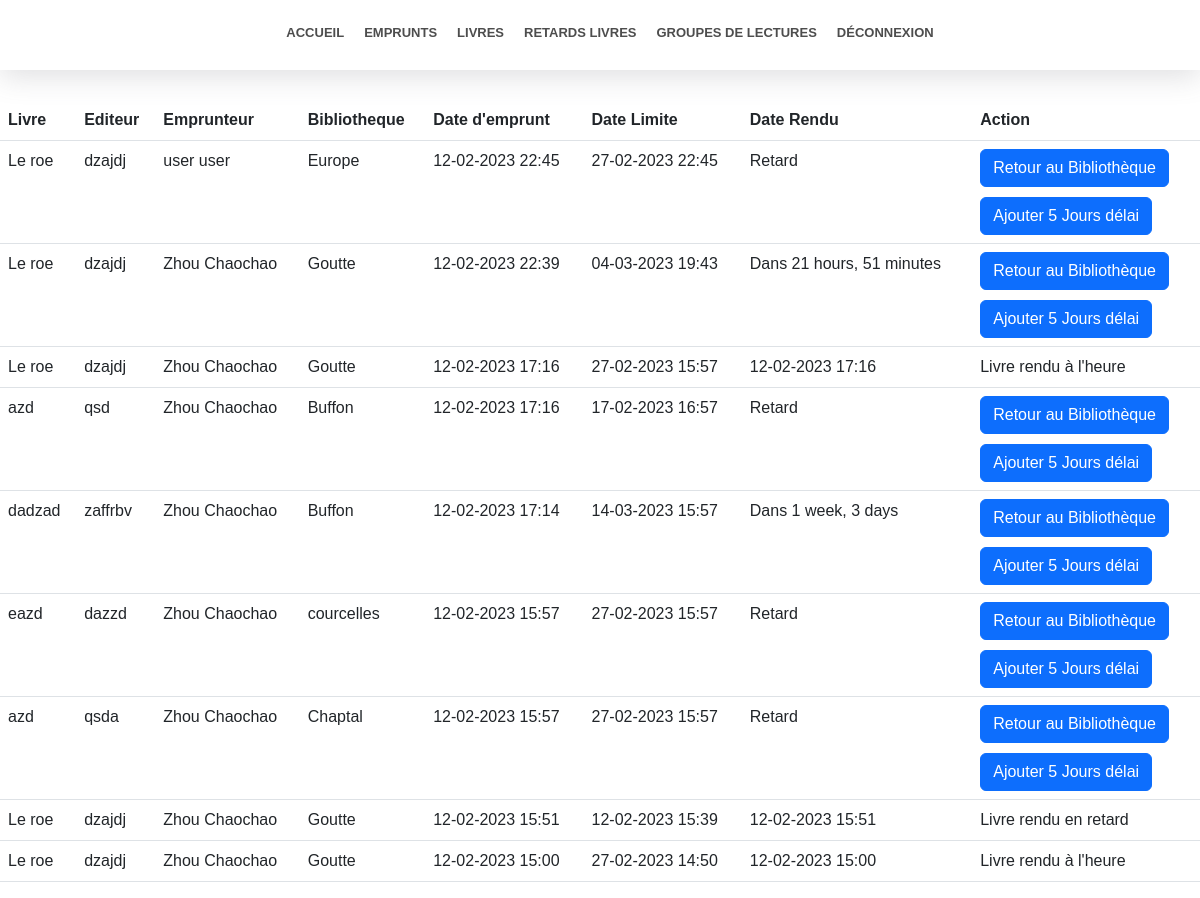
Page /libraire/emprunts (signed in) on the committed database.
### accounts/models.py (models this page shows, shortened)
class Pret(models.Model):
    date = models.DateTimeField(auto_now=True)
    user = models.ForeignKey(CustomUser, on_delete=models.CASCADE)
    livre = models.ForeignKey(Livre, on_delete=models.CASCADE)
    dateend = models.DateTimeField()
    daterendu = models.DateTimeField(default=None, blank=True, null=True)

class Livre(models.Model):
    titre = models.CharField(max_length=60)
    auteur = models.CharField(max_length=60)
    jaquette = models.CharField(max_length=60)
    editeur = models.CharField(max_length=60)
    collection = models.CharField(max_length=60)
    genre = models.CharField(max_length=60)
    dispo = models.BooleanField(default=True)
    biblio = models.ForeignKey(Biliotheque, on_delete=models.CASCADE)

class CustomUser(AbstractUser):
    is_libraire = models.BooleanField(default=False)
    adresse = models.CharField(max_length=200, blank=False)
    cp = models.CharField(max_length=6, blank=False)

class Biliotheque(models.Model):
    name = models.CharField(max_length=60)
    adresse = models.CharField(max_length=60)
    ville = models.CharField(max_length=50)
    cp = models.CharField(max_length=60)

### livre/views.py (the view)
# urls.py: path('libraire/emprunts', livre_views.libraireEmprunt, name="libraire_emprunts"),
@user_passes_test(lambda u: u.is_staff, login_url='/login/')
def libraireEmprunt(request):
    context = {}
    now = datetime.now()
    context["todaynow"] = now.replace(tzinfo=pytz.utc)
    context["prets"] = Pret.objects.order_by("-date")
    return render(request, 'libraire/lesemprunts.html', context=context)

### templates/libraire/lesemprunts.html (shortened to what this page needs)
{% extends 'libraire/base-libraire.html' %}
{% block content %}
    <div style="height: 100px"></div>
    <section style="max-width: 1400px;margin: auto;">
        <table class="table">
            <thead>
                <tr>
                    <th>Livre</th>
                    <th>Editeur</th>
                    <th>Emprunteur</th>
                    <th>Bibliotheque</th>
                    <th>Date d'emprunt</th>
                    <th>Date Limite</th>
                    <th>Date Rendu</th>
                    <th>Action</th>
                </tr>
            </thead>
            <tbody>
                {% for pret in prets %}
                    <tr>
                        <td>{{ pret.livre.titre }}</td>
                        <td>{{ pret.livre.editeur }}</td>
                        <td>{{ pret.user.last_name }} {{ pret.user.first_name }}</td>
                        <td>{{ pret.livre.biblio.name }}</td>
                        <td>{{ pret.date|date:"d-m-Y H:i" }}</td>
                        <td>{{ pret.dateend|date:"d-m-Y H:i" }}</td>
                        {% if pret.daterendu %}
                            <td>{{ pret.daterendu|date:"d-m-Y H:i" }}</td>
                        {% elif pret.dateend <= todaynow %}
                            <td>Retard <iconify-icon icon="material-symbols:circle" style="color: red;" width="24" class="icone-center"></iconify-icon></td>
                        {% else %}
                            <td>Dans {{ todaynow|timesince:pret.dateend }}<iconify-icon icon="material-symbols:circle" style="color: green;" width="24" class="icone-center"></iconify-icon></td>
                        {% endif %}
                        <td>
                            {% if pret.daterendu %}
                                {% if pret.daterendu > pret.dateend %}
                                    Livre rendu en retard
                                {% else %}
                                    Livre rendu à l'heure
                                {% endif %}
                            {% else %}
                                <form method="POST" action="{% url 'rendre_livre' pret.pk  %}">
                                    <button class="btn btn-primary">
                                        Retour au Bibliothèque
                                    </button>
                                </form>
                                <div style="height: 10px;display: block"></div>
                                <form method="POST" action="{% url 'libraire_emprunt_add_time' pret.pk  %}">
                                    <button class="btn btn-primary">
                                        Ajouter 5 Jours délai
                                    </button>
                                </form>
                            {% endif %}
                        </td>
                    </tr>
                {% endfor %}
            </tbody>
        </table>
    </section>
{% endblock %}

### static/css/main.css (style rules this page uses)
section { font-family: "Public Sans", sans-serif; }
body { margin: 0; }

### rows in the picture
Pret: livre.titre "Le roe", livre.editeur "dzajdj", user.last_name "user", user.first_name "user", livre.biblio.name "Europe", date "12-02-2023 22:45", dateend "27-02-2023 22:45", shows "Retard", shows "Retour au Bibliothèque"
Pret: livre.titre "Le roe", livre.editeur "dzajdj", user.last_name "Zhou", user.first_name "Chaochao", livre.biblio.name "Goutte", date "12-02-2023 22:39", dateend "04-03-2023 19:43", dateend "21 hours, 51 minutes", shows "Retour au Bibliothèque"
Pret: livre.titre "Le roe", livre.editeur "dzajdj", user.last_name "Zhou", user.first_name "Chaochao", livre.biblio.name "Goutte", date "12-02-2023 17:16", dateend "27-02-2023 15:57", daterendu "12-02-2023 17:16", shows "Livre rendu à l'heure"
Pret: livre.titre "azd", livre.editeur "qsd", user.last_name "Zhou", user.first_name "Chaochao", livre.biblio.name "Buffon", date "12-02-2023 17:16", dateend "17-02-2023 16:57", shows "Retard", shows "Retour au Bibliothèque"
Pret: livre.titre "dadzad", livre.editeur "zaffrbv", user.last_name "Zhou", user.first_name "Chaochao", livre.biblio.name "Buffon", date "12-02-2023 17:14", dateend "14-03-2023 15:57", dateend "1 week, 3 days", shows "Retour au Bibliothèque"
Pret: livre.titre "eazd", livre.editeur "dazzd", user.last_name "Zhou", user.first_name "Chaochao", livre.biblio.name "courcelles", date "12-02-2023 15:57", dateend "27-02-2023 15:57", shows "Retard", shows "Retour au Bibliothèque"
Pret: livre.titre "azd", livre.editeur "qsda", user.last_name "Zhou", user.first_name "Chaochao", livre.biblio.name "Chaptal", date "12-02-2023 15:57", dateend "27-02-2023 15:57", shows "Retard", shows "Retour au Bibliothèque"
Pret: livre.titre "Le roe", livre.editeur "dzajdj", user.last_name "Zhou", user.first_name "Chaochao", livre.biblio.name "Goutte", date "12-02-2023 15:51", dateend "12-02-2023 15:39", daterendu "12-02-2023 15:51", shows "Livre rendu en retard"
Pret: livre.titre "Le roe", livre.editeur "dzajdj", user.last_name "Zhou", user.first_name "Chaochao", livre.biblio.name "Goutte", date "12-02-2023 15:00", dateend "27-02-2023 14:50", daterendu "12-02-2023 15:00", shows "Livre rendu à l'heure"
